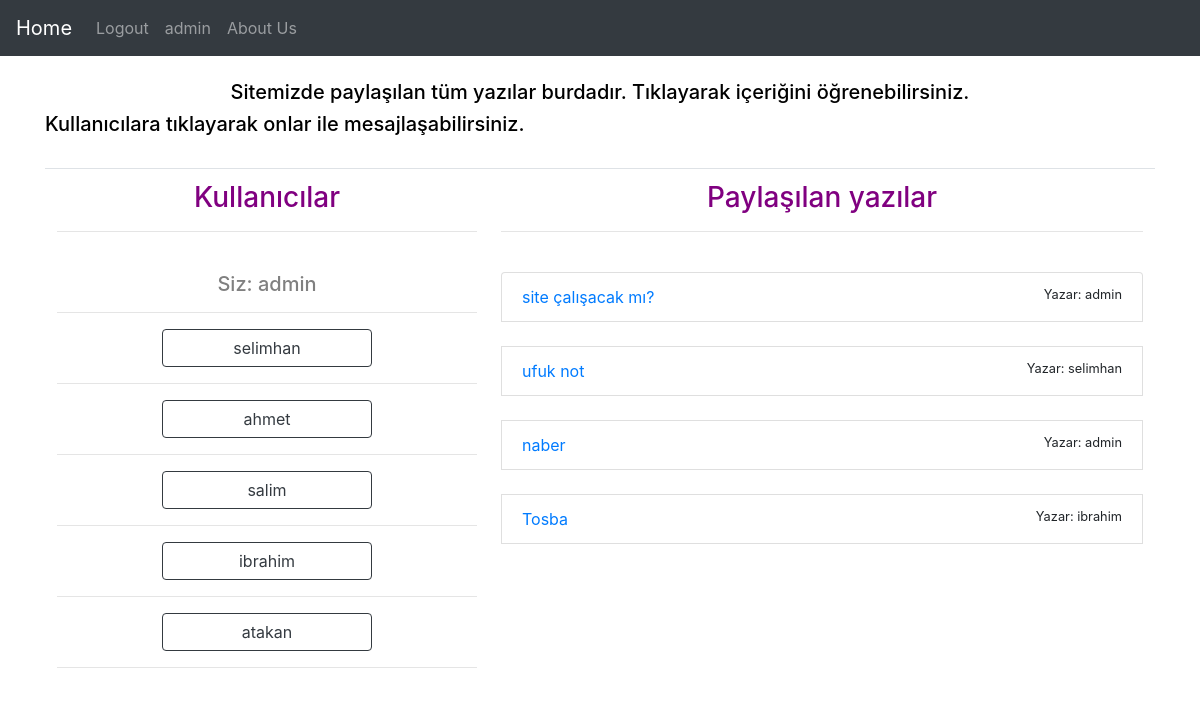
/home/ (signed in), run on an earlier commit of the app's database.
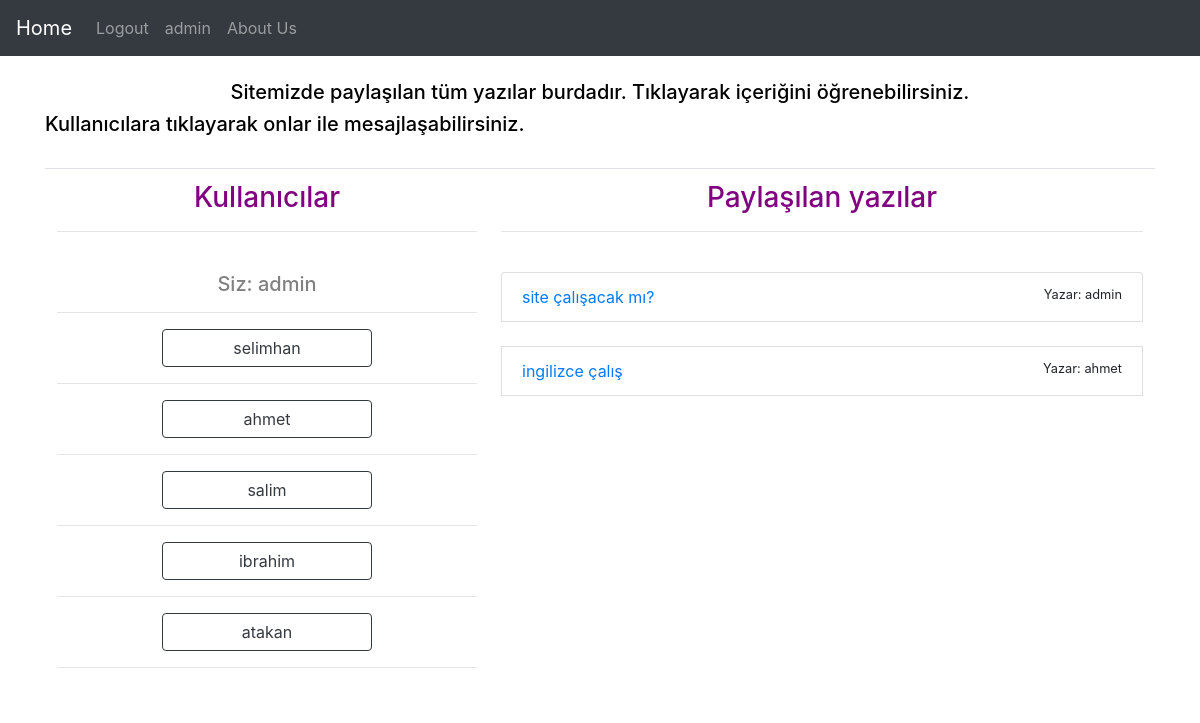
And on a later commit of the database.
### app/models.py (models this page shows, shortened)
class Post(models.Model):
    content = models.TextField()
    title = models.CharField(max_length=23, blank=True)
    author = models.ForeignKey(User, on_delete=models.CASCADE)
    class Meta:
        db_table = "t_article"

### app/views.py (the view, shortened to what this page needs)
# urls.py: path('home/',anasayfa),#Bura giriş yapıldığında oluşucak olan anasayfaya gidicek.
@login_required(login_url="/login/")
def anasayfa(request):
    users=User.objects.all().exclude(id=request.user.id)
    makaleler = Post.objects.all()
    context = {
        "makaleler": makaleler,
        "users": users
    }
    return render(request,"anasayfa.html",context)

### templates/anasayfa.html
{% extends 'index.html' %}
{% block appbody%}
<br>
<h5 class="blacktext text-center">
    Sitemizde paylaşılan tüm yazılar burdadır. Tıklayarak içeriğini öğrenebilirsiniz.
</h5>
<h5 class="blacktext text-left">
    Kullanıcılara tıklayarak onlar ile mesajlaşabilirsiniz.
</h5>
<br>
<table align="center" class="table" border="0" width=100%>
<tr>
    <td width=40%>
        <h3 class="text-center purpletext">Kullanıcılar</h3>
        <hr>
        <br>
        <h5 class="text-center greytext">Siz: {{user}}</h5><hr>
        {% include 'messaging.html' %}
    </td>
    <td width=60%>
        <h3 class="text-center purpletext">Paylaşılan yazılar</h3>
        <hr>
        <br>
        <div class="list-group">
            {% for makale in makaleler %}
            <div class="list-group-item d-flex justify-content-between">
                <a href="/profile/{{makale.id}}">
                    {{makale.title}}
                </a>
                <small>Yazar: {{makale.author}}</small>
            </div>
            <br>
            {% endfor %}
        </div>
    </td>
</tr>
</table>
{% endblock %}

### templates/index.html (shortened to what this page needs)
{% load static %}
{% load app_extras %}
<!DOCTYPE html>
<html lang="en">
<head>
    <link rel="stylesheet" href="/static/lib/node_modules/bootstrap/dist/css/bootstrap.min.css">
    <link rel="stylesheet" href="/static/css/.colourcss.css">
    <link rel="stylesheet" href="https://stackpath.bootstrapcdn.com/bootstrap/4.4.1/css/bootstrap.min.css"
>
</head>
<body>
    {% include 'navbar.html' %}
    <div class="container">
        <div class="row">
            <div class="col">
                {% block appbody%}
                {% endblock %}
            </div>
        </div>
    </div>
</body>
</html>

### templates/navbar.html (shortened to what this page needs)
<nav class="navbar navbar-expand-lg navbar-dark bg-dark">
    <div class="collapse navbar-collapse" id="navbarNav">
        {% if user.is_authenticated%}
        <a class="navbar-brand" href="/home">Home</a>
        {% else%}
        <a class="navbar-brand" href="/">Home</a>
        {% endif%}
        <ul class="navbar-nav mr-auto mt-2 mt-lg-0">
            {% if user.is_authenticated%}
            <li class="nav-item">
                <a class="nav-link" href="/logout">Logout</a>
            </li>
            <li class="nav-item text-light">
                <a class="nav-link" href="/profile">
                    {{user}}
                </a>
            </li>
            {% else%}
            <li class="nav-item">
                <a class="nav-link" href="/login">Login</a>
            </li>
            {% endif%}
            <li class="nav-item">
                <a class="nav-link" href="/about">About Us</a>
            </li>
        </ul>
    </div>
</nav>

### templates/messaging.html (shortened to what this page needs)
{% for myuser in users %}
<p class="text-center">
    <button type="button" class="btn btn-outline-dark  col-lg-6" data-toggle="modal"
        data-target="#userModal{{myuser.id}}">
        {{myuser.username}}
    </button>
</p>
<hr>
{% endfor %}

### static/css/.colourcss.css (style rules this page uses)
.purpletext { color: purple; }
.greytext { color: grey; }
.blacktext { color: black; }

What changed in the data, as far as the page shows it:
removed Post: title "ufuk not", author "selimhan"
removed Post: title "naber", author "admin"
removed Post: title "Tosba", author "ibrahim"
added Post: title "ingilizce çalış", author "ahmet"
